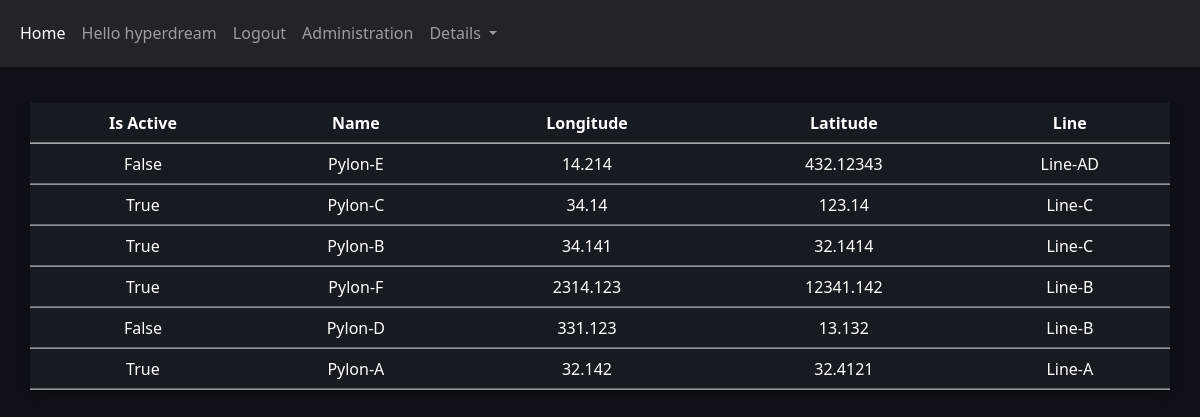
Screenshot of /details_pylons/ (signed in) with the database file from the repository.
### main/models.py (models this page shows)
class Pylon(models.Model):
    Status = models.BooleanField()
    name = models.CharField(max_length=30)
    longitude = models.FloatField()
    latitude = models.FloatField()
    idLine = models.ForeignKey(Line, on_delete=models.CASCADE)

class Line(models.Model):
    nameLine = models.CharField(max_length=30)
    beginLongitude = models.FloatField()
    beginLatitude = models.FloatField()
    endLongitude = models.FloatField()
    endLatitude = models.FloatField()
    status = models.BooleanField()
    idCentral = models.ForeignKey(Central, on_delete=models.CASCADE)
    idCabinet = models.ForeignKey(Cabinet, on_delete=models.CASCADE)
    idAccumulation = models.ForeignKey(Accumulation, on_delete=models.CASCADE)

### main/views.py (the view)
# urls.py: path('details_pylons/', views.details_Pylons, name='pylons'),
@login_required(login_url='login')
def details_Pylons(request):
    pylons = Pylon.objects.order_by('-idLine')
    context = {
        'pylons': pylons
    }
    return render(request, 'main/DetailsPylons.html', context)

### main/templates/main/DetailsPylons.html (shortened to what this page needs)
<!DOCTYPE html>
<html lang="en">
<head>
    {% load static %}
    <link rel="stylesheet" href="{% static 'main/bootstrap.min.css' %}">
    <link rel="stylesheet" href="{% static 'main/mystyle.css' %}">
</head>
<body body class="text-center paragraph" style="padding-top:0">
  {% include "components/navbar.html" %}
  {% include "components/tablePylons.html"%}
</body>
</html>

### main/templates/components/navbar.html (shortened to what this page needs)
{% load static %}
  <nav class="navbar navbar-expand-lg navbar-dark bg-dark">
    <div class="container-fluid">
      <div class="collapse navbar-collapse" id="navbarSupportedContent">
        <ul class="navbar-nav me-auto mb-2 mb-lg-0">
          <li class="nav-item">
            <a class="nav-link active" aria-current="page" style="padding-top: 13px;" href="{% url 'index' %}">Home</a>
          </li>
          {% if user.is_authenticated %}
              <li class="nav-item">
                <a class="nav-link" style="padding-top: 13px;" href=""> Hello {{user.username}} </a>
              </li>
              <li class="nav-item">
                <a class="nav-link" style="padding-top: 13px;" href="{% url 'logout' %}">Logout</a>
              </li>
          {% else %}
              <li class="nav-item">
                <a class="nav-link" style="padding-top: 13px;" href="{% url 'login' %}">Login</a>
              </li>
          {% endif %}
          <li class="nav-item">
            <a class="nav-link" style="padding-top: 13px;" href="/admin/">Administration</a>
          </li>
          <li class="nav-item dropdown">
            <a class="nav-link dropdown-toggle" style="padding-top: 13px;" href="#" id="navbarDropdown" role="button" data-bs-toggle="dropdown" aria-expanded="false">
                Details
            </a>
          </li>
        </ul>
      </div>
    </div>
  </nav>
</body>
</html>

### main/templates/components/tablePylons.html
{% load static %}
<table class="table container px-4 py-5 card1" style="color: white !important; position: absolute; top: 20%; transform: translateY(-20%) translateX(-50%); left: 50%;">
  <thead>
    <tr>
      <th scope="col">Is Active</th>
      <th scope="col">Name</th>
      <th scope="col">Longitude</th>
      <th scope="col">Latitude</th>
      <th scope="col">Line</th>
    </tr>
  </thead>
  <tbody>
      {% for pylon in pylons %}
      <tr>
            <td>{{pylon.Status}}</td>
            <td>{{pylon.name}}</td>
            <td>{{pylon.longitude}}</td>
            <td>{{pylon.latitude}}</td>
            <td>{{pylon.idLine.nameLine}}</td>
      </tr>
      {% endfor %}
  </tbody>
</table>

### main/static/main/mystyle.css (style rules this page uses)
body { background-color: #0d1117 !important; }
.card1 { box-shadow: 0 4px 8px 0 rgba(0, 0, 0, 0.2); padding: 16px; text-align: center; background-color: #161b22; }
.paragraph { color: #bdc4cd }
.navbar { position: relative; display: flex; flex-wrap: wrap; align-items: center; justify-content: space-between; padding-top: .5rem; padding-bottom: .9rem; }

### rows the page displays
Pylon: Status "False", name "Pylon-E", longitude "14.214", latitude "432.12343", idLine.nameLine "Line-AD"
Pylon: Status "True", name "Pylon-C", longitude "34.14", latitude "123.14", idLine.nameLine "Line-C"
Pylon: Status "True", name "Pylon-B", longitude "34.141", latitude "32.1414", idLine.nameLine "Line-C"
Pylon: Status "True", name "Pylon-F", longitude "2314.123", latitude "12341.142", idLine.nameLine "Line-B"
Pylon: Status "False", name "Pylon-D", longitude "331.123", latitude "13.132", idLine.nameLine "Line-B"
Pylon: Status "True", name "Pylon-A", longitude "32.142", latitude "32.4121", idLine.nameLine "Line-A"

### other values shown
{{ user.username }} "hyperdream"
